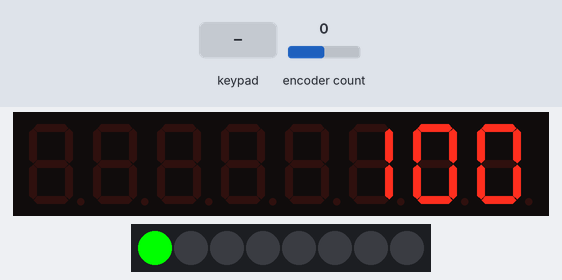
A sketch run on a simulated Arduino Uno, built with avr-gcc and run on an emulated ATmega328P. Shown: 8-digit seven-segment display, 8 RGB LEDs in strip order, left to right. The test bench sets the inputs (shaded band); at power-on: encoder count 0.

Above: at 2.2 s.
2.3 s: key '5' pressed
At 3.7 s:
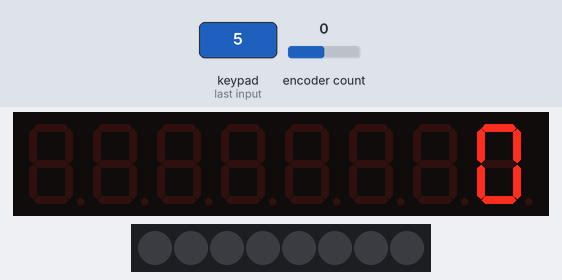
4.0 s: key '6' pressed
At 4.19 s:
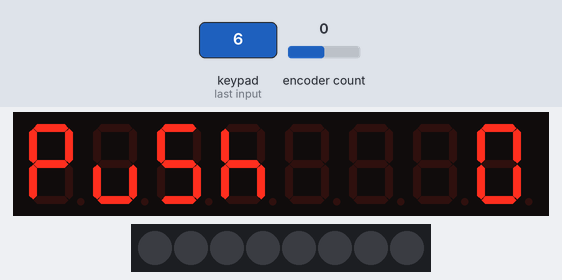
5.6 s: key '7' pressed
At 5.86 s:
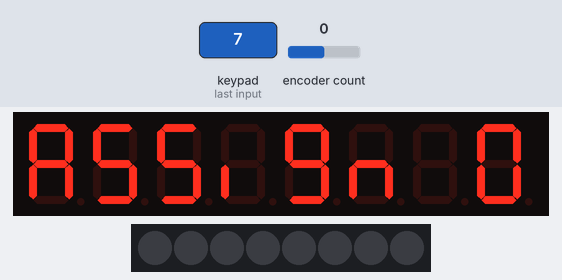
7.3 s: key '8' pressed
At 8.6 s:
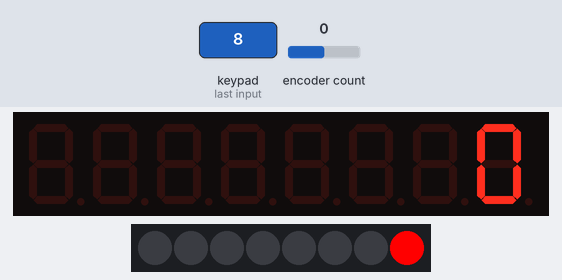
9.0 s: keypad keys 1 2 3 4 pressed 0.4 s apart
At 9.64 s:
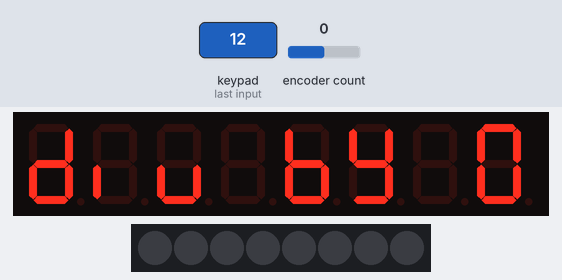
Timing chart, 0 to 12.0 s (numbered marks = the images above; inputs shaded):
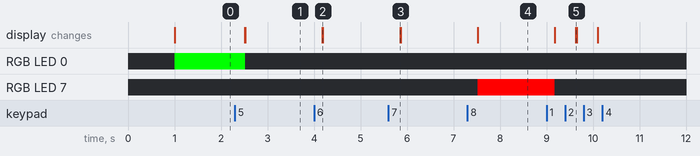

Measured:
- after the input at 2.3 s, RGB LED 0: RGB(0, 255, 0) → off after 0.22 s; the display: first changes after 0.21 s (image 1 shows a later state)
- after the input at 4.0 s, the display: changes after 0.18 s (image 2)
- after the input at 5.6 s, the display: changes after 0.25 s (image 3)
- after the input at 7.3 s, RGB LED 7: off → RGB(255, 0, 0) after 0.22 s
- after the input at 9.0 s, RGB LED 7: RGB(255, 0, 0) → off after 0.18 s

The sketch:

TM1638_DRO.ino
```cpp
#include <Encoder.h>
#include <TM1638.h>

/*
[] [] [] [] [] [] [] []

X Y Z S CLR PUSH POP CALC ( Buttons )

Normal mode
( x,y,z,s leds remain green when selected; clear, push , pop flash green, calc goes red and stays red for calc operation )
Pressing X,Y,Z,S will show the current encoder value for x,y,z axis and spindle speed
Pressing clear while axis is selected, will clear current position
Pressing push will push the current number to stack for calculation mode, or other axis access

Calc Mode ( leds flash red when pressed)
Pressing calc will enter the RPN calculator mode
X,Y,Z,S become math operators * / - +
Use the rotary knob to enter numbers in 99 blocks, pressing the knob button will advance the number field to the next 99 block,  use clear to clear
Use push to push the number to stack, followed by more numbers to stack, followed by the operator, which will pop the numbers from stack and display the result.
Last result will remain on stack.
pressing calc again will exit calculation and resume normal operation, where pop can be used to fill the selected axis.

*/

#define bit_get(p,m) ((p) & (m))
#define bit_set(p,m) ((p) |= (m))
#define bit_clear(p,m) ((p) &= ~(m))
#define bit_flip(p,m) ((p) ^= (m))
#define bit_write(c,p,m) (c ? bit_set(p,m) : bit_clear(p,m))
#define BIT(x) (0x01 << (x))
#define LONGBIT(x) ((unsigned long)0x00000001 << (x))


// Change these pin numbers to the pins connected to your encoder.
//   Best Performance: both pins have interrupt capability
//   Good Performance: only the first pin has interrupt capability
//   Low Performance:  neither pin has interrupt capability
Encoder encInp(2, 3);
#define TM1638_DIO 6
#define TM1638_CLK 7
#define TM1638_STB1 8

TM1638 module(TM1638_DIO,TM1638_CLK, TM1638_STB1); //

enum run_mode {  x,y,z,s, clr, push, assign ,calc };
enum calc_mode { calc_mul, calc_div, calc_add, calc_sub, calc_clr, calc_push, calc_pop, calc_exit };
enum modes {run_mode, calc_mode };

long dro[3];
unsigned int stack[10];
unsigned char sp = 0;
unsigned char dp = 255;
unsigned char state = 0;
unsigned char buttons = 0;
unsigned char leds = 0;
long positionEnc  = 0;
//   avoid using pins with LEDs attached

void setup() {
//  Serial.begin(115200);
//  Serial.println("TwoKnobs Encoder Test:");

module.clearDisplay();
module.setupDisplay(true, 2 );//here 7 is intensity (from 0~7)
module.setDisplayToString("dro boot", 0); delay(1000);

state = run_mode;
dro[x] = 100;
dro[y] = 200;
dro[z] = 300;

stack[0] = 0;
stack[1] = 0;
stack[2] = 0;
 // default x mode
 display_num(dro[x]);
 module.setLEDs(0x0000);
 module.setLED(  TM1638_COLOR_GREEN , x);
 dp = x;
 sp=0;

}


void display_num(long num) {
  module.clearDisplay();
  if ( num )
    module.setDisplayToDecNumber(num,0,false);
  else
   module.setDisplayDigit(dro[dp], 7, false);
}
void led_flash_green(unsigned char led) {
     module.setLED(  TM1638_COLOR_GREEN , led);
     delay (2);
     module.setLED(  TM1638_COLOR_NONE , led );
}
void led_flash_red(unsigned char led) {
     module.setLED(  TM1638_COLOR_RED , led);
     delay (2);
     module.setLED(  TM1638_COLOR_NONE , led );
}
void led_set_green(unsigned char led) {
  module.setLED(  TM1638_COLOR_GREEN , led);
}

void loop() {

  long newInp;
  newInp = encInp.read();

  if (newInp != positionEnc ) {

    //module.setDisplayToDecNumber(positionEnc,0,true);

   // Serial.print("Left = ");
   // Serial.print(positionEnc);

  //  Serial.println();
    positionEnc = newInp;

  }

  buttons = 0;
  buttons = module.getButtons();
  delay(150); //
  leds = 0;


  // RUN Mode
  if ( state == run_mode ) {

  if( buttons & BIT(x) ) { //X
    display_num(dro[x]);
    module.setLEDs(0x0000);
    led_set_green(x);
    dp = x;
  }

  if( buttons & BIT(y) ) { //Y
    display_num(dro[y]);
    module.setLEDs(0x0000);
    led_set_green(  y );
    dp = y;
  }

 if( buttons & BIT(z) ) { //Z

    display_num(dro[z]);
    module.setLEDs(0x0000);
    led_set_green( z);
    dp = z;
  }


  if( buttons & BIT(s) ) { //S
    display_num(dro[s]);
    module.setLEDs(0x0000);
    led_set_green( s);
    dp = s;
  }

 // CLR
  if( buttons & BIT(clr)  ) { // clear
    if ( 0 < dp < 4) {
      module.setDisplayToString("clear", 0); delay(10);
      dro[dp] = 0L;

     led_flash_green( clr );

      display_num(dro[dp]);
    } else {
      module.setDisplayToString("CLR ERR", 0);
    }
  }

  if( buttons & BIT(push) ) { // push
    module.setDisplayToString("push", 0); delay(10);
    if ( sp < 3 ) {
      sp++;
      stack[3] = stack[2];
      stack[2] = stack[1];
      stack[1] = stack[0];
      stack[0] = dro[dp];

    led_flash_green( push );
    display_num(dro[dp]);
    } else {
       module.setDisplayToString("ST OFL ERR", 0);
    }
  }

   if( buttons & BIT(assign) ) { // assign
    module.setDisplayToString("assign", 0); delay(10);
    sp--;
    dro[dp] = stack[0];
    led_flash_green( assign );
    display_num(dro[dp]);
   }

   if( buttons & BIT(calc) ) { // calc

      module.setLEDs(0x0000);
      module.setLED(  TM1638_COLOR_RED , calc);

      state = calc_mode;
   }

 // CALC Mode

  } else if ( state == calc_mode ) {

    //if ( sp < 1 ) {
    //   module.setDisplayToString("ST UFL ERR", 0); delay(10);
    //} else {

    if( buttons & BIT(calc_mul) ) { // Multiply

      stack[0] *= stack[1];
      stack[1] = stack[2];
      stack[2] = 0L;
      sp--;

     led_flash_red( calc_mul);

     display_num(stack[0]);
    }

    if ( buttons & BIT(calc_div) ) { // Divide

        if ( stack[0] > 0 ) {
         stack[0] = stack[1] / stack[0];
         stack[1] = stack[2];
         stack[2] = 0L;
         sp--;
        } else {
           module.setDisplayToString("div by 0 err", 0); delay(10);
        }
        led_flash_red(calc_div);
        display_num(stack[0]);

    }
    if ( buttons & BIT(calc_add) ) { // Add

        stack[0] += stack[1];
        stack[1] = stack[2];
        stack[2] = 0L;
        sp--;
        led_flash_red(calc_add);
        display_num(stack[0]);
    }
    if ( buttons & BIT(calc_sub) ) { // Sub

        stack[0] = stack[1] - stack[0];
        stack[1] = stack[2];
        stack[2] = 0L;
        sp--;
        led_flash_red(calc_sub);
        display_num(stack[0]);
    }

   // } // end of stack check for calc ops

    if( buttons & BIT(calc_clr)  ) { // clear
     led_flash_red(calc_clr);
     stack[0] = 0L;
     stack[1] = 0L;
     stack[2] = 0L;
     stack[3] = 0L;
    }

    if( buttons & BIT(calc_push)  ) { // push
     stack[3] = stack[2];
     stack[2] = stack[1];
     stack[1] = stack[0];
     stack[0] = 0L;
     sp++;

     led_flash_red(calc_push);
     // module.setDisplayToString("sp" , 0); delay(10);
    }

    if( buttons & BIT(calc_pop)  ) { // pop
      stack[0] = stack[1];
      stack[1] = stack[2];
      stack[2] = stack[3];
      stack[3] = 0L;
      sp--;
      led_flash_red(calc_pop);
    }

    if( buttons & BIT(calc_exit) ) { // calc exit

       module.setLEDs(0x0000);

       if ( !dp ) dp = x;
       module.setLED(  TM1638_COLOR_GREEN , dp );
       state = run_mode;
   }

  }

  // if a character is sent from the serial monitor,
  // reset both back to zero.
  if (Serial.available()) {
    Serial.read();
    Serial.println("Reset both knobs to zero");
    encInp.write(0);
   ;
  }
}
```
